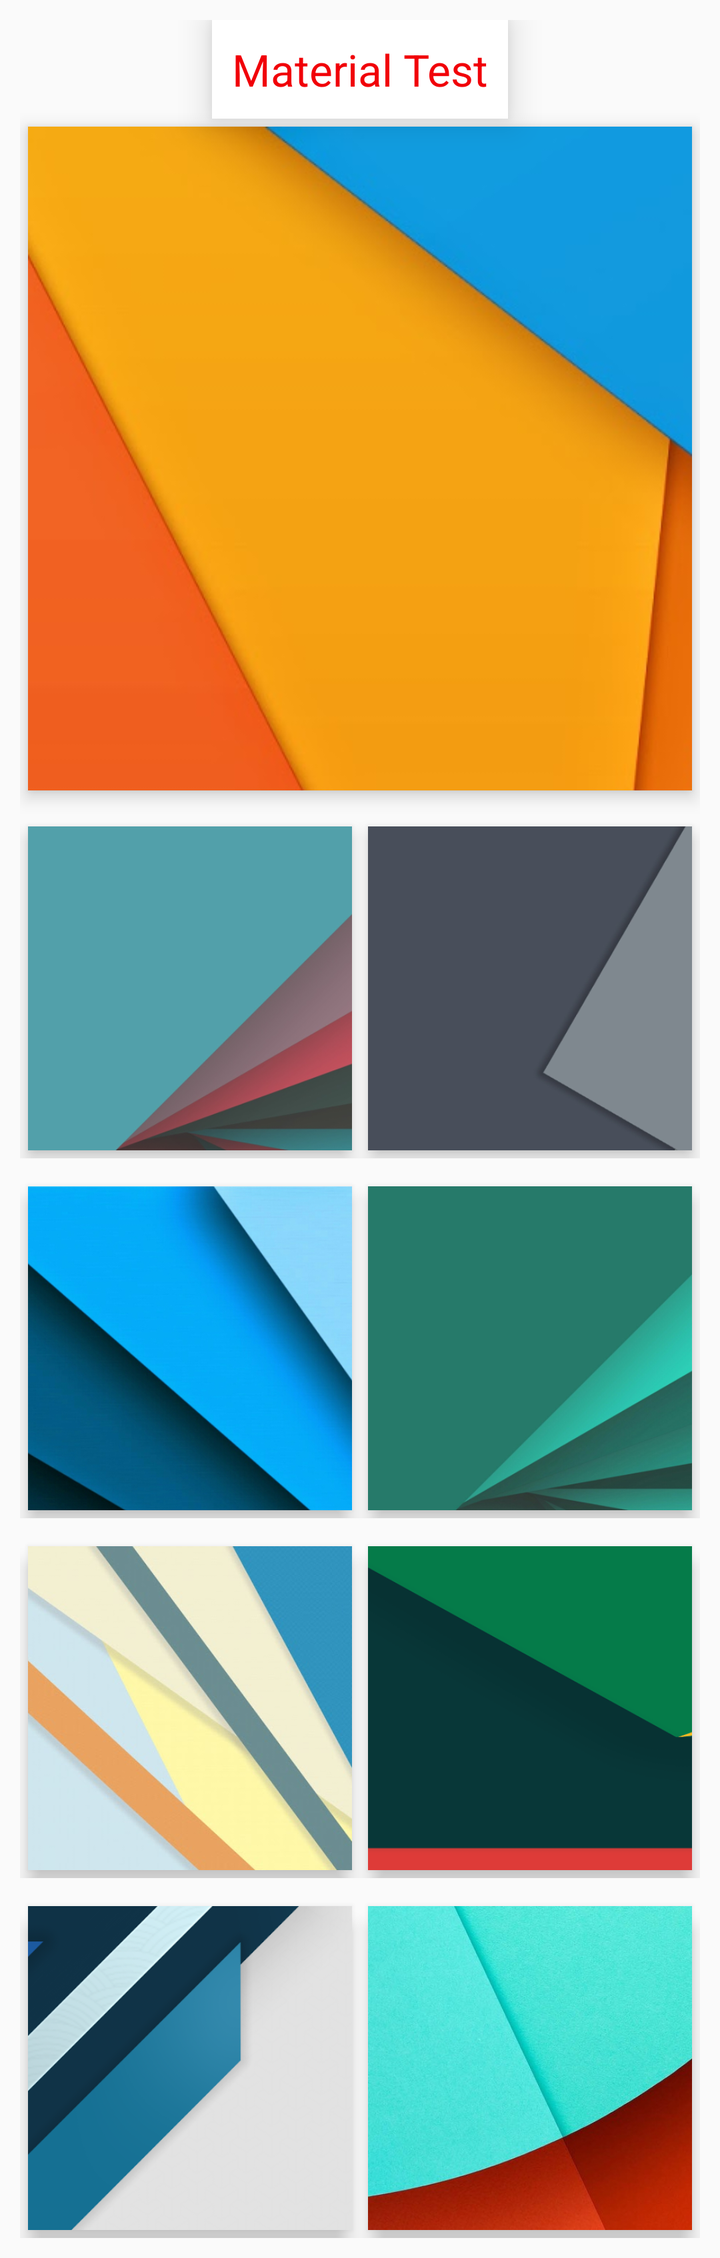
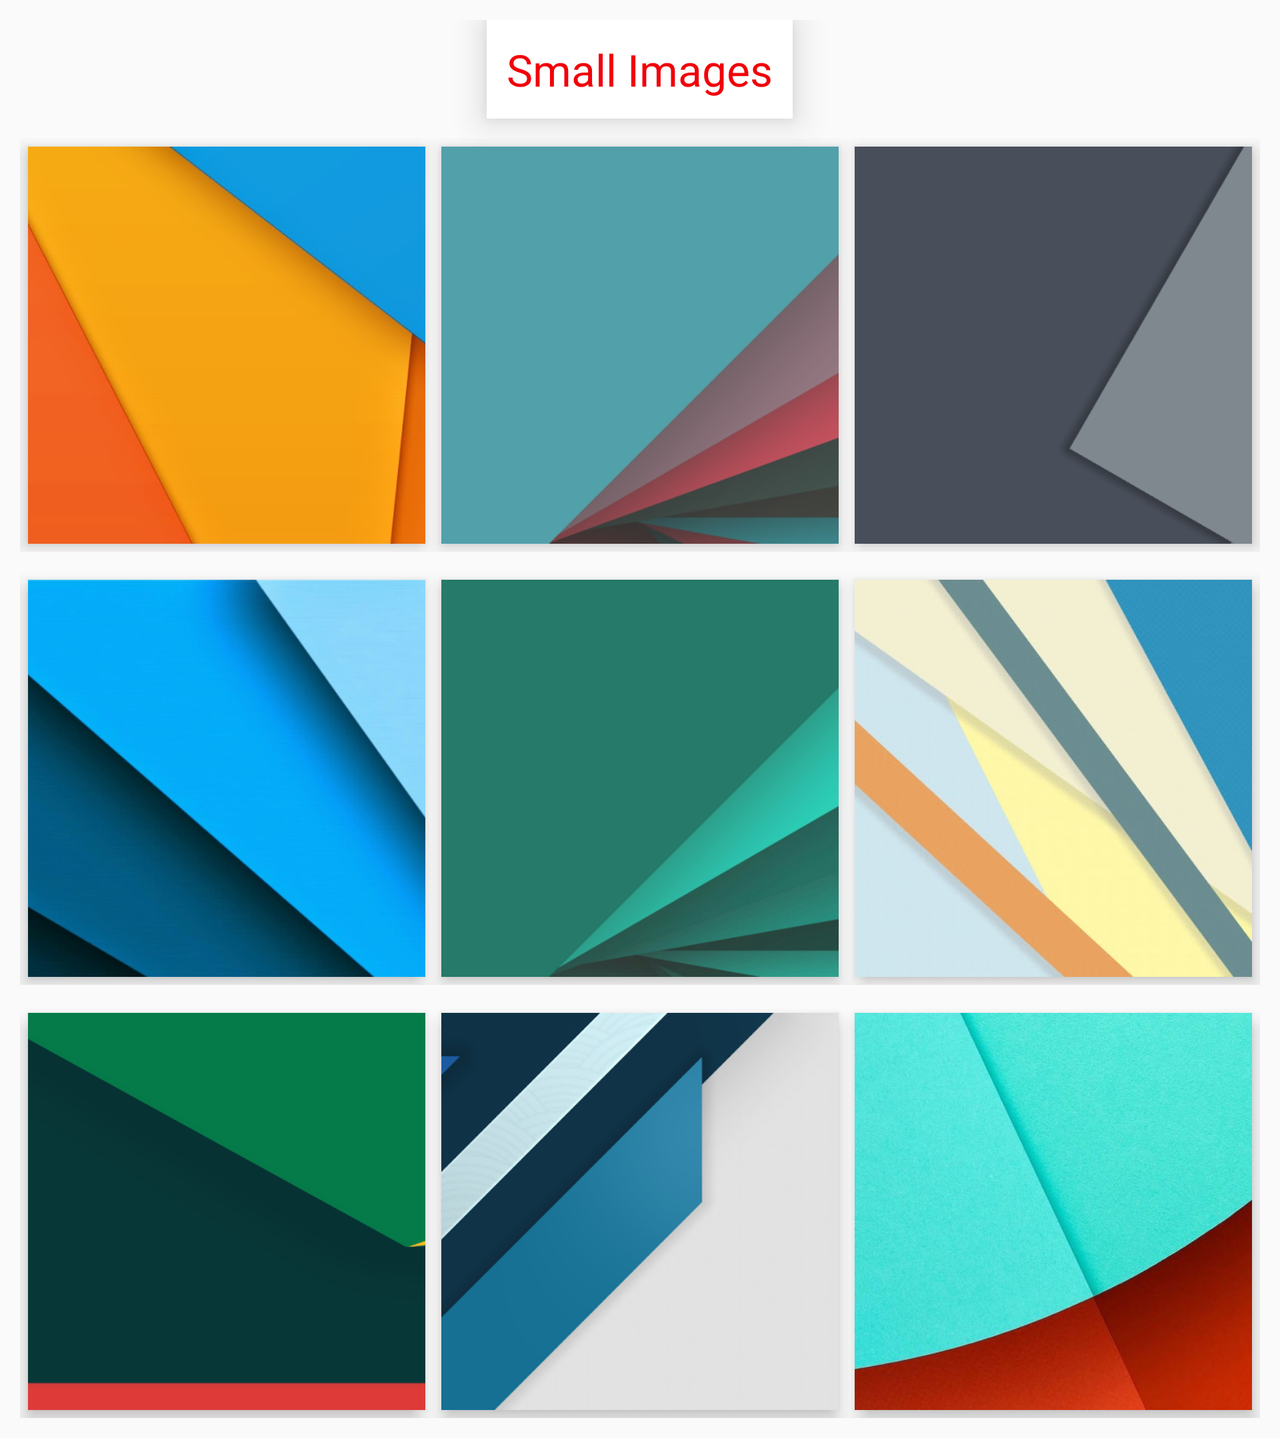

Compare how this app lays out the same screen by default and in its alternative resource folder. The renders come first, then the two layout files and the values they reference.
<!-- AndroidManifest.xml: application theme AppTheme -->
<!-- res/layout/activity_main.xml -->
<ScrollView
    xmlns:android="http://schemas.android.com/apk/res/android"
    xmlns:tools="http://schemas.android.com/tools"
    tools:context="com.ishan1608.materialtest.MainActivity"
    android:layout_width="match_parent"
    android:layout_height="match_parent">
    <LinearLayout
        android:layout_width="match_parent"
        android:layout_height="match_parent"
        android:orientation="vertical"
        android:padding="@dimen/image_container_padding" >

        <TextView
            android:layout_width="wrap_content"
            android:layout_height="wrap_content"
            android:text="Material Test"
            android:elevation="10dp"
            android:textAppearance="?android:attr/textAppearanceLarge"
            android:textColor="#fff10008"
            android:padding="10dp"
            android:background="#FFFFFF"
            android:layout_gravity="center_horizontal"/>

        <ImageView
            android:id="@+id/small_imageView_1"
            android:layout_width="wrap_content"
            android:layout_height="wrap_content"
            android:src="@drawable/small_1"
            style="@style/small_image"
            android:transitionName="image1"/>

        <LinearLayout
            android:orientation="horizontal"
            android:layout_width="wrap_content"
            android:layout_height="wrap_content"
            android:layout_marginTop="10dp"
            android:layout_weight="1">
            <ImageView
                android:id="@+id/small_imageView_2"
                android:layout_width="wrap_content"
                android:layout_height="wrap_content"
                android:src="@drawable/small_2"
                style="@style/small_image"
                android:transitionName="image2"/>
            <ImageView
                android:id="@+id/small_imageView_3"
                android:layout_width="wrap_content"
                android:layout_height="wrap_content"
                android:src="@drawable/small_3"
                style="@style/small_image" />
        </LinearLayout>
        <LinearLayout
            android:orientation="horizontal"
            android:layout_width="wrap_content"
            android:layout_height="wrap_content"
            android:layout_marginTop="10dp"
            android:layout_weight="1">
            <ImageView
                android:id="@+id/small_imageView_4"
                android:layout_width="wrap_content"
                android:layout_height="wrap_content"
                android:src="@drawable/small_4"
                style="@style/small_image" />
            <ImageView
                android:id="@+id/small_imageView_5"
                android:layout_width="wrap_content"
                android:layout_height="wrap_content"
                android:src="@drawable/small_5"
                style="@style/small_image" />
        </LinearLayout>
        <LinearLayout
            android:orientation="horizontal"
            android:layout_width="wrap_content"
            android:layout_height="wrap_content"
            android:layout_marginTop="10dp"
            android:layout_weight="1">
            <ImageView
                android:id="@+id/small_imageView_6"
                android:layout_width="wrap_content"
                android:layout_height="wrap_content"
                android:src="@drawable/small_6"
                style="@style/small_image"/>
            <ImageView
                android:id="@+id/small_imageView_7"
                android:layout_width="wrap_content"
                android:layout_height="wrap_content"
                android:src="@drawable/small_7"
                style="@style/small_image"/>
        </LinearLayout>
        <LinearLayout
            android:orientation="horizontal"
            android:layout_width="wrap_content"
            android:layout_height="wrap_content"
            android:layout_marginTop="10dp"
            android:layout_weight="1">
            <ImageView
                android:id="@+id/small_imageView_8"
                android:layout_width="wrap_content"
                android:layout_height="wrap_content"
                android:src="@drawable/small_8"
                style="@style/small_image"/>
            <ImageView
                android:id="@+id/small_imageView_9"
                android:layout_width="wrap_content"
                android:layout_height="wrap_content"
                android:src="@drawable/small_9"
                style="@style/small_image"/>
        </LinearLayout>
    </LinearLayout>

</ScrollView>
<!-- resources referenced by this layout -->
<resources>
  <dimen name="image_container_padding">10dp</dimen>
  <!-- drawable small_1: png bitmap (drawable, 63454 bytes) -->
  <!-- drawable small_2: png bitmap (drawable, 46959 bytes) -->
  <!-- drawable small_3: png bitmap (drawable, 18201 bytes) -->
  <!-- drawable small_4: png bitmap (drawable, 202075 bytes) -->
  <!-- drawable small_5: png bitmap (drawable, 61557 bytes) -->
  <!-- drawable small_6: png bitmap (drawable, 132130 bytes) -->
  <!-- drawable small_7: png bitmap (drawable, 9981 bytes) -->
  <!-- drawable small_8: png bitmap (drawable, 54884 bytes) -->
  <!-- drawable small_9: png bitmap (drawable, 267670 bytes) -->
  <style name="small_image">
          <item name="android:layout_margin">4dp</item>
          <item name="android:elevation">5dp</item>
          <item name="android:background">#ff000000</item>
          <item name="android:layout_weight">1</item>
          <item name="android:adjustViewBounds">true</item>
      </style>
  <style name="AppTheme" parent="android:Theme.Material.Light">
          
          <item name="android:windowContentTransitions">true</item>
          
          <item name="android:windowEnterTransition">@android:transition/explode</item>
          <item name="android:windowExitTransition">@android:transition/explode</item>
      </style>
</resources>
<!-- res/layout-land/activity_main.xml (the repository's variant of the layout above) -->
<!-- drawn on the phone turned sideways -->
<ScrollView
    xmlns:android="http://schemas.android.com/apk/res/android"
    xmlns:tools="http://schemas.android.com/tools"
    tools:context="com.ishan1608.materialtest.MainActivity"
    android:layout_width="match_parent"
    android:layout_height="match_parent">
    <LinearLayout
        android:layout_width="match_parent"
        android:layout_height="match_parent"
        android:orientation="vertical"
        android:padding="@dimen/image_container_padding" >

        <TextView
            android:layout_width="wrap_content"
            android:layout_height="wrap_content"
            android:text="Small Images"
            android:elevation="10dp"
            android:textAppearance="?android:attr/textAppearanceLarge"
            android:textColor="#fff10008"
            android:padding="10dp"
            android:background="#FFFFFF"
            android:layout_gravity="center_horizontal"/>

        <LinearLayout
            android:orientation="horizontal"
            android:layout_width="wrap_content"
            android:layout_height="wrap_content"
            android:layout_marginTop="10dp"
            android:layout_weight="1">
            <ImageView
                android:id="@+id/small_imageView_1"
                android:layout_width="wrap_content"
                android:layout_height="wrap_content"
                android:src="@drawable/small_1"
                style="@style/small_image"
                android:transitionName="image1"/>
            <ImageView
                android:id="@+id/small_imageView_2"
                android:layout_width="wrap_content"
                android:layout_height="wrap_content"
                android:src="@drawable/small_2"
                style="@style/small_image"
                android:transitionName="image2"/>
            <ImageView
                android:id="@+id/small_imageView_3"
                android:layout_width="wrap_content"
                android:layout_height="wrap_content"
                android:src="@drawable/small_3"
                style="@style/small_image" />
        </LinearLayout>
        <LinearLayout
            android:orientation="horizontal"
            android:layout_width="wrap_content"
            android:layout_height="wrap_content"
            android:layout_marginTop="10dp"
            android:layout_weight="1">
            <ImageView
                android:id="@+id/small_imageView_4"
                android:layout_width="wrap_content"
                android:layout_height="wrap_content"
                android:src="@drawable/small_4"
                style="@style/small_image" />
            <ImageView
                android:id="@+id/small_imageView_5"
                android:layout_width="wrap_content"
                android:layout_height="wrap_content"
                android:src="@drawable/small_5"
                style="@style/small_image" />
            <ImageView
                android:id="@+id/small_imageView_6"
                android:layout_width="wrap_content"
                android:layout_height="wrap_content"
                android:src="@drawable/small_6"
                style="@style/small_image" />
        </LinearLayout>
        <LinearLayout
            android:orientation="horizontal"
            android:layout_width="wrap_content"
            android:layout_height="wrap_content"
            android:layout_marginTop="10dp"
            android:layout_weight="1">
            <ImageView
                android:id="@+id/small_imageView_7"
                android:layout_width="wrap_content"
                android:layout_height="wrap_content"
                android:src="@drawable/small_7"
                style="@style/small_image"/>
            <ImageView
                android:id="@+id/small_imageView_8"
                android:layout_width="wrap_content"
                android:layout_height="wrap_content"
                android:src="@drawable/small_8"
                style="@style/small_image"/>
            <ImageView
                android:id="@+id/small_imageView_9"
                android:layout_width="wrap_content"
                android:layout_height="wrap_content"
                android:src="@drawable/small_9"
                style="@style/small_image"/>
        </LinearLayout>

    </LinearLayout>

</ScrollView>
